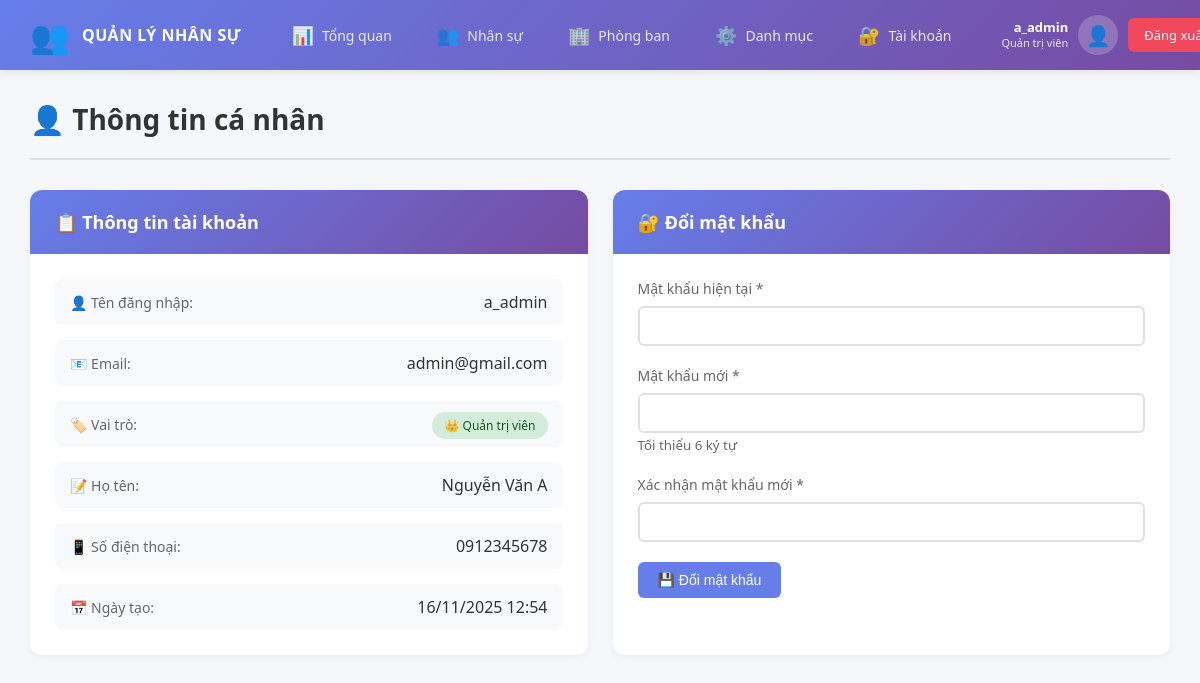
Page /thong_tin_ca_nhan.php (signed in) on the committed database.
### tables this page shows
CREATE TABLE users (
    id INT AUTO_INCREMENT PRIMARY KEY,
    username VARCHAR(50) UNIQUE NOT NULL,
    password VARCHAR(255) NOT NULL,
    email VARCHAR(100),
    role ENUM('admin', 'user') DEFAULT 'user',
    created_at TIMESTAMP DEFAULT CURRENT_TIMESTAMP
);

CREATE TABLE nhan_su (
    id INT AUTO_INCREMENT PRIMARY KEY,
    ma_nhan_vien VARCHAR(50) UNIQUE NOT NULL,
    ho_ten VARCHAR(100) NOT NULL,
    ngay_sinh DATE,
    gioi_tinh ENUM('Nam', 'Nữ', 'Khác') DEFAULT 'Nam',
    so_dien_thoai VARCHAR(15),
    email VARCHAR(100),
    dia_chi TEXT,
    anh_dai_dien VARCHAR(255),
    
     
    chuc_vu_id INT,
    phong_ban_id INT,
    ngay_vao_lam DATE,
    ngay_nghi_viec DATE NULL,
    loai_hop_dong_id INT,
    muc_luong DECIMAL(15,2),
    trinh_do_hoc_van_id INT,
    trang_thai_id INT DEFAULT 1,
    
    created_at TIMESTAMP DEFAULT CURRENT_TIMESTAMP,
    updated_at TIMESTAMP DEFAULT CURRENT_TIMESTAMP ON UPDATE CURRENT_TIMESTAMP,
    
    FOREIGN KEY (chuc_vu_id) REFERENCES chuc_vu(id),
    FOREIGN KEY (phong_ban_id) REFERENCES phong_ban(id),
    FOREIGN KEY (loai_hop_dong_id) REFERENCES loai_hop_dong(id),
    FOREIGN KEY (trinh_do_hoc_van_id) REFERENCES trinh_do_hoc_van(id),
    FOREIGN KEY (trang_thai_id) REFERENCES trang_thai_nhan_vien(id)
);

### src/thong_tin_ca_nhan.php (the view, shortened to what this page needs)
<?php
require_once 'config.php';
$user_id = $_SESSION['user_id'];
try {
    $stmt = $pdo->prepare("SELECT u.*, ns.ho_ten, ns.email as ns_email, ns.so_dien_thoai
                           FROM users u
                           LEFT JOIN nhan_su ns ON u.nhan_su_id = ns.id
                           WHERE u.id = ?");
    $stmt->execute([$user_id]);
    $user = $stmt->fetch();
} catch (PDOException $e) {
    die("Lỗi: " . $e->getMessage());
}
?>
<!DOCTYPE html>
<html lang="vi">
<head>
    <link rel="stylesheet" href="../assets/style.css">
</head>
<body>
    <?php include 'sidebar.php'; ?>
    <div class="main-content">
        <div class="header">
            <h1>👤 Thông tin cá nhân</h1>
        </div>
        <div class="profile-container">
            <div class="profile-card">
                <div class="card-header">
                    <h3>📋 Thông tin tài khoản</h3>
                </div>
                <div class="card-body">
                    <div class="info-list">
                        <div class="info-item-row">
                            <span class="info-label">👤 Tên đăng nhập:</span>
                            <span class="info-value"><?php echo $user['username']; ?></span>
                        </div>
                        <div class="info-item-row">
                            <span class="info-label">📧 Email:</span>
                            <span class="info-value"><?php echo $user['email'] ?: $user['ns_email'] ?: '-'; ?></span>
                        </div>
                        <div class="info-item-row">
                            <span class="info-label">🏷️ Vai trò:</span>
                            <span class="info-value">
                                <span
                                    class="badge <?php echo $user['role'] == 'admin' ? 'badge-success' : 'badge-warning'; ?>">
                                    <?php echo $user['role'] == 'admin' ? '👑 Quản trị viên' : '👤 Nhân viên'; ?>
                                </span>
                            </span>
                        </div>
                        <?php if ($user['ho_ten']): ?>
                        <div class="info-item-row">
                            <span class="info-label">📝 Họ tên:</span>
                            <span class="info-value"><?php echo $user['ho_ten']; ?></span>
                        </div>
                        <?php endif; ?>
                        <?php if ($user['so_dien_thoai']): ?>
                        <div class="info-item-row">
                            <span class="info-label">📱 Số điện thoại:</span>
                            <span class="info-value"><?php echo $user['so_dien_thoai']; ?></span>
                        </div>
                        <?php endif; ?>
                        <div class="info-item-row">
                            <span class="info-label">📅 Ngày tạo:</span>
                            <span
                                class="info-value"><?php echo date('d/m/Y H:i', strtotime($user['created_at'])); ?></span>
                        </div>
                    </div>
                </div>
            </div>
            <div class="profile-card">
                <div class="card-header">
                    <h3>🔐 Đổi mật khẩu</h3>
                </div>
                <div class="card-body">
                    <form method="POST">
                        <div class="form-group">
                            <label>Mật khẩu hiện tại *</label>
                            <input type="password" name="old_password" class="form-control" required>
                        </div>
                        <div class="form-group">
                            <label>Mật khẩu mới *</label>
                            <input type="password" name="new_password" class="form-control" required minlength="6">
                            <small style="color: #666;">Tối thiểu 6 ký tự</small>
                        </div>
                        <div class="form-group">
                            <label>Xác nhận mật khẩu mới *</label>
                            <input type="password" name="confirm_password" class="form-control" required>
                        </div>
                        <button type="submit" class="btn-primary">💾 Đổi mật khẩu</button>
                    </form>
                </div>
            </div>
        </div>
    </div>
</body>
</html>

### assets/style.css (style rules this page uses)
* { margin: 0; padding: 0; box-sizing: border-box; }
body { font-family: 'Segoe UI', Tahoma, Geneva, Verdana, sans-serif; background: #f5f7fa; color: #333; overflow-x: hidden; }
.main-content { margin-left: 0; margin-top: 70px; padding: 30px; min-height: calc(100vh - 70px); }
.header { display: flex; justify-content: space-between; align-items: center; margin-bottom: 30px; padding-bottom: 20px; border-bottom: 2px solid #e0e0e0; }
.header h1 { font-size: 28px; color: #333; }
.btn-primary { padding: 10px 20px; background: #667eea; color: white; border: none; border-radius: 6px; cursor: pointer; font-size: 14px; font-weight: 500; text-decoration: none; display: inline-flex; align-items: center; gap: 8px; transition: all 0.3s; }
.badge { padding: 5px 12px; border-radius: 20px; font-size: 12px; font-weight: 500; }
.badge-success { background: #d4edda; color: #155724; }
.form-group { margin-bottom: 20px; }
.form-group label { display: block; margin-bottom: 8px; color: #666; font-weight: 500; font-size: 14px; }
.form-control { width: 100%; padding: 10px 15px; border: 2px solid #e0e0e0; border-radius: 6px; font-size: 14px; transition: border-color 0.3s; }

### src/sidebar.php (style rules this page uses)
.main-content { margin-left: 0 !important; margin-top: 70px; padding: 30px; min-height: calc(100vh - 70px); }

### src/thong_tin_ca_nhan.php (style rules this page uses)
.profile-container { display: grid; grid-template-columns: repeat(auto-fit, minmax(400px, 1fr)); gap: 25px; }
.profile-card { background: white; border-radius: 12px; box-shadow: 0 2px 10px rgba(0, 0, 0, 0.05); overflow: hidden; }
.card-header { padding: 20px 25px; background: linear-gradient(135deg, #667eea 0%, #764ba2 100%); color: white; }
.card-header h3 { margin: 0; font-size: 18px; }
.card-body { padding: 25px; }
.info-list { display: flex; flex-direction: column; gap: 15px; }
.info-item-row { display: flex; justify-content: space-between; align-items: center; padding: 12px 15px; background: #f8f9fa; border-radius: 8px; }
.info-item-row .info-label { color: #666; font-size: 14px; }
.info-item-row .info-value { font-weight: 500; color: #333; }

### rows in the picture
users: username "a_admin", email "admin@gmail.com", nhan_su.ho_ten "Nguyễn Văn A", nhan_su.so_dien_thoai "0912345678", created_at "16/11/2025 12:54"

### other values in the picture
$_SESSION['username'] "a_admin"
